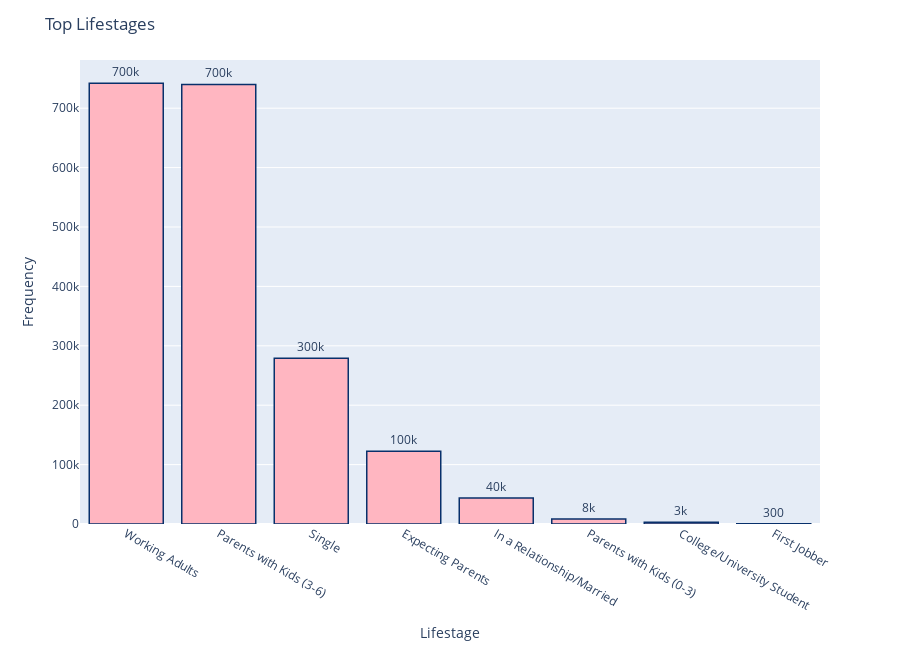

Notebook cell for this chart:
### Code cell
top_lifestage_name.columns = [X_label,Y_label] 
fig = px.bar(top_lifestage_name, x=X_label, y=Y_label,text=Y_label,height=650)
fig.update_traces(marker_color=color,marker_line_color='rgb(8,48,107)',
                  marker_line_width=1.5)
fig.update_layout(title_text=title, showlegend=True)
fig.update_traces(texttemplate='%{text:.1s}', textposition='outside')
fig.update_layout(uniformtext_minsize=8, uniformtext_mode='hide')
fig.show()

### Figure 1 — Plotly figure (JSON) as saved in the notebook; plotly's stock layout.template omitted (floating-point values rounded to 4 significant figures)
{"data": [{"alignmentgroup": "True", "hovertemplate": "Lifestage=%{x}<br>Frequency=%{text}<extra></extra>", "legendgroup": "", "marker": {"color": "lightpink", "line": {"color": "rgb(8,48,107)", "width": 1.5}}, "name": "", "offsetgroup": "", "orientation": "v", "showlegend": false, "text": [742063, 739939, 278859, 122472, 43592, 8419, 3064, 304], "textposition": "outside", "texttemplate": "%{text:.1s}", "type": "bar", "x": ["Working Adults", "Parents with Kids (3-6)", "Single", "Expecting Parents", "In a Relationship/Married", "Parents with Kids (0-3)", "College/University Student", "First Jobber"], "xaxis": "x", "y": [742063, 739939, 278859, 122472, 43592, 8419, 3064, 304], "yaxis": "y"}], "layout": {"barmode": "relative", "height": 650, "legend": {"tracegroupgap": 0}, "margin": {"t": 60}, "showlegend": true, "title": {"text": "Top Lifestages"}, "uniformtext": {"minsize": 8, "mode": "hide"}, "xaxis": {"anchor": "y", "domain": [0, 1], "title": {"text": "Lifestage"}}, "yaxis": {"anchor": "x", "domain": [0, 1], "title": {"text": "Frequency"}}}}
